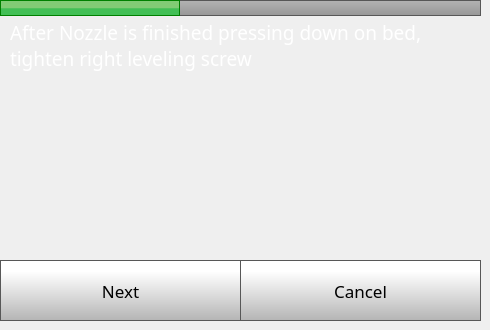
    <widget class="QWidget" name="step3Page">
     <widget class="QPushButton" name="step3CancelButton">
      <property name="geometry">
       <rect>
        <x>240</x>
        <y>260</y>
        <width>241</width>
        <height>61</height>
       </rect>
      </property>
      <property name="font">
       <font>
        <family>Gotham</family>
        <pointsize>13</pointsize>
       </font>
      </property>
      <property name="styleSheet">
       <string notr="true">QPushButton {
     border: 1px solid rgb(87, 87, 87);
	background-color: qlineargradient(spread:pad, x1:0, y1:1, x2:0, y2:0.188, stop:0 rgba(180, 180, 180, 255), stop:1 rgba(255, 255, 255, 255));


}

QPushButton:pressed {
    background-color: qlineargradient(x1: 0, y1: 0, x2: 0, y2: 1,
                                      stop: 0 #dadbde, stop: 1 #f6f7fa);
}

QPushButton:flat {
    border: none; /* no border for a flat push button */
}

QPushButton:default {
    border-color: navy; /* make the default button prominent */
}

QPushButton:focus {
	outline: none;
}</string>
      </property>
      <property name="text">
       <string>Cancel</string>
      </property>
      <property name="iconSize">
       <size>
        <width>40</width>
        <height>40</height>
       </size>
      </property>
     </widget>
     <widget class="QPushButton" name="step3NextButton">
      <property name="geometry">
       <rect>
        <x>0</x>
        <y>260</y>
        <width>241</width>
        <height>61</height>
       </rect>
      </property>
      <property name="font">
       <font>
        <family>Gotham</family>
        <pointsize>13</pointsize>
       </font>
      </property>
      <property name="styleSheet">
       <string notr="true">QPushButton {
     border: 1px solid rgb(87, 87, 87);
	background-color: qlineargradient(spread:pad, x1:0, y1:1, x2:0, y2:0.188, stop:0 rgba(180, 180, 180, 255), stop:1 rgba(255, 255, 255, 255));


}

QPushButton:pressed {
    background-color: qlineargradient(x1: 0, y1: 0, x2: 0, y2: 1,
                                      stop: 0 #dadbde, stop: 1 #f6f7fa);
}

QPushButton:flat {
    border: none; /* no border for a flat push button */
}

QPushButton:default {
    border-color: navy; /* make the default button prominent */
}

QPushButton:focus {
	outline: none;
}</string>
      </property>
      <property name="text">
       <string>Next</string>
      </property>
      <property name="iconSize">
       <size>
        <width>40</width>
        <height>40</height>
       </size>
      </property>
     </widget>
     <widget class="QLabel" name="caliberateLabel_10">
      <property name="geometry">
       <rect>
        <x>10</x>
        <y>20</y>
        <width>471</width>
        <height>51</height>
       </rect>
      </property>
      <property name="font">
       <font>
        <family>Gotham</family>
        <pointsize>14</pointsize>
        <weight>50</weight>
        <bold>false</bold>
       </font>
      </property>
      <property name="styleSheet">
       <string notr="true">color: rgb(255, 255, 255);</string>
      </property>
      <property name="text">
       <string>After Nozzle is finished pressing down on bed, tighten right leveling screw</string>
      </property>
      <property name="wordWrap">
       <bool>true</bool>
      </property>
     </widget>
     <widget class="QLabel" name="caliberateLabel_22">
      <property name="geometry">
       <rect>
        <x>0</x>
        <y>0</y>
        <width>481</width>
        <height>16</height>
       </rect>
      </property>
      <property name="font">
       <font>
        <family>Gotham</family>
        <pointsize>14</pointsize>
        <weight>50</weight>
        <bold>false</bold>
       </font>
      </property>
      <property name="styleSheet">
       <string notr="true">    border: 1px solid rgb(87, 87, 87);
 /*  border-bottom-left-radius: 10px;
 border-bottom-right-radius: 10px;*/
	background-color: qlineargradient(spread:pad, x1:0, y1:1, x2:0, y2:0, stop:0 rgba(150, 150, 150, 255), stop:1 rgba(180, 180, 180, 255));</string>
      </property>
      <property name="text">
       <string/>
      </property>
     </widget>
     <widget class="QLabel" name="caliberateLabel_15">
      <property name="geometry">
       <rect>
        <x>0</x>
        <y>0</y>
        <width>180</width>
        <height>16</height>
       </rect>
      </property>
      <property name="font">
       <font>
        <family>Gotham</family>
        <pointsize>14</pointsize>
        <weight>50</weight>
        <bold>false</bold>
       </font>
      </property>
      <property name="styleSheet">
       <string notr="true">	background-color: qlineargradient(spread:pad, x1:0, y1:0.523, x2:0, y2:0.534, stop:0 rgba(130, 203, 117, 255), stop:1 rgba(66, 191, 85, 255));
border: 1px solid green;</string>
      </property>
      <property name="text">
       <string/>
      </property>
     </widget>
     <zorder>caliberateLabel_22</zorder>
     <zorder>step3CancelButton</zorder>
     <zorder>step3NextButton</zorder>
     <zorder>caliberateLabel_10</zorder>
     <zorder>caliberateLabel_15</zorder>
    </widget>
